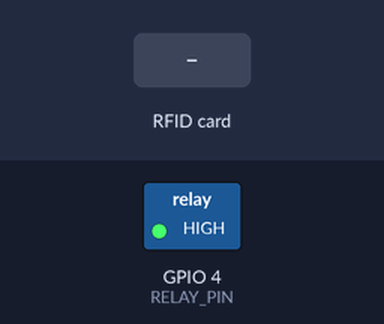
The sketch below on a simulated ESP32. Parts: switched loads named in the sketch (green lamp = pin HIGH). Inputs (shaded band) come from the test bench. What the sketch prints to the serial monitor is not drawn.

Above: at 3.7 s.
3.8 s: RFID card 12 34 56 78 held to the reader
5.4 s: RFID card 5E 7A 19 C4 held to the reader
At 5.65 s:
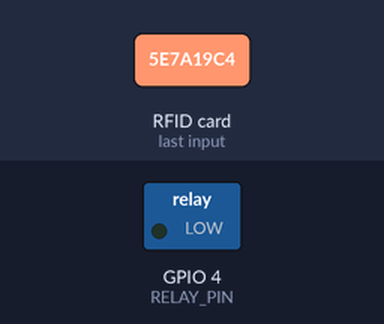
Timing chart, 0 to 10.4 s (numbered marks = the images above; inputs shaded):
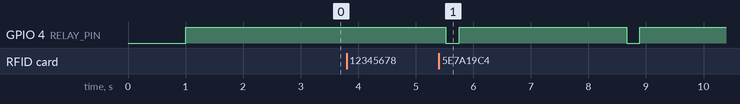

Measured:
- after the input at 3.8 s, every drawn part: stays the same
- by itself, GPIO 4 (RELAY_PIN): alternates HIGH for 2.9 s and LOW for 0.23 s

The sketch:

LaundryMachineAdaFruit.ino
```cpp
#include <WiFi.h>
#include <ArduinoJson.h>
#include <SPI.h>
#include <MFRC522.h>
#include "AdafruitIO_WiFi.h"

// --- ADAFRUIT IO AYARLARI ---
#define IO_USERNAME  "yourusername"
#define IO_KEY       "yourkey"

// WiFi Bilgileri
const char* SSID = "fase";
const char* PASSWORD = "12345678";

// Adafruit IO Bağlantısı
AdafruitIO_WiFi io(IO_USERNAME, IO_KEY, SSID, PASSWORD);

// Feed Tanımlama
AdafruitIO_Feed *laundryFeed = io.feed("laundry-machine");

// RFID Pinleri
#define RST_PIN 22
#define SS_PIN 5
#define SCK_PIN 18
#define MOSI_PIN 23
#define MISO_PIN 19

// Röle Pini
#define RELAY_PIN 4

// Zamanlama Sabitleri
const unsigned long CARD_COOLDOWN_MS = 1000;
const unsigned long TRANSACTION_TIMEOUT_MS = 3000;
const unsigned long RELAY_PULSE_MS = 150;
const unsigned long RELAY_PAUSE_MS = 500;
const int COINS_PER_SCAN = 1;

// Global Nesneler
MFRC522 rfid(SS_PIN, RST_PIN);

// Durum Değişkenleri
String currentCard = "";
int totalCoins = 0;
unsigned long lastScanTime = 0;
unsigned long transactionStartTime = 0;
bool transactionInProgress = false;
bool relayActive = false;
unsigned long relayStartTime = 0;
int relayPulsesRemaining = 0;
unsigned long relayPauseTime = 0;

// Fonksiyon Protokolleri
void connectWiFi();
String readCardOnce();
void activateRelay();
void updateRelay();
void processTransaction();
void sendToAdafruitIO(String cardId, int coins);

void setup() {
  Serial.begin(115200);
  delay(1000);

  Serial.println("\n=== SADECE ADAFRUIT IO SISTEMI ===");

  pinMode(RELAY_PIN, OUTPUT);
  digitalWrite(RELAY_PIN, HIGH); // Röle Kapalı (Active-Low)

  SPI.begin(SCK_PIN, MISO_PIN, MOSI_PIN, SS_PIN);
  rfid.PCD_Init();

  // WiFi ve Adafruit IO Bağlantısı
  Serial.print("Adafruit IO'ya bağlanılıyor...");
  io.connect();

  while(io.status() < AIO_CONNECTED) {
    Serial.print(".");
    delay(500);
  }
  Serial.println("\n" + String(io.statusText()));
  Serial.println("Sistem hazır. Kart okutun.");
}

void loop() {
  // Bağlantıyı canlı tut
  io.run();

  unsigned long now = millis();
  updateRelay();

  // Kart Okuma İşlemi
  String card = readCardOnce();

  if (card.length() > 0) {
    // Yeni bir kart mı yoksa mevcut işlem devam mı ediyor?
    if (!transactionInProgress || card != currentCard) {
      if (transactionInProgress && totalCoins > 0) {
        processTransaction();
      }
      currentCard = card;
      totalCoins = 0;
      transactionInProgress = true;
      transactionStartTime = now;
      Serial.println("\n--- YENİ İŞLEM BAŞLADI ---");
      Serial.println("Kart ID: " + card);
    }

    // Tarama cooldown kontrolü
    if (now - lastScanTime >= CARD_COOLDOWN_MS) {
      totalCoins += COINS_PER_SCAN;
      lastScanTime = now;
      transactionStartTime = now; // Zaman aşımını sıfırla
      Serial.println("Jeton: " + String(totalCoins));
    }
  }

  // 3 saniye boyunca yeni tarama olmazsa işlemi bitir ve gönder
  if (transactionInProgress && (now - transactionStartTime >= TRANSACTION_TIMEOUT_MS)) {
    processTransaction();
  }
}

// İşlemi sonlandıran ve Adafruit'e gönderen fonksiyon
void processTransaction() {
  if (!transactionInProgress || totalCoins == 0) return;

  Serial.println("\n--- İŞLEM TAMAMLANDI ---");
  Serial.println("Kart: " + currentCard);
  Serial.println("Toplam Jeton: " + String(totalCoins));

  // Adafruit IO'ya veriyi gönder
  sendToAdafruitIO(currentCard, totalCoins);

  // Otomatı çalıştır (Röle darbesi)
  relayPulsesRemaining = totalCoins;
  activateRelay();

  // Durumu sıfırla
  transactionInProgress = false;
  currentCard = "";
  totalCoins = 0;
}

// Adafruit IO'ya JSON gönderimi
void sendToAdafruitIO(String cardId, int coins) {
  StaticJsonDocument<128> doc;
  doc["card_id"] = cardId;
  doc["coins"] = coins;

  String jsonString;
  serializeJson(doc, jsonString);

  Serial.print("Adafruit IO'ya Gönderiliyor: ");
  Serial.println(jsonString);

  laundryFeed->save(coins);
}

// RFID Okuma
String readCardOnce() {
  if (!rfid.PICC_IsNewCardPresent() || !rfid.PICC_ReadCardSerial()) return "";
  String cardId = "";
  for (byte i = 0; i < rfid.uid.size; i++) {
    if (rfid.uid.uidByte[i] < 0x10) cardId += "0";
    cardId += String(rfid.uid.uidByte[i], HEX);
  }
  cardId.toUpperCase();
  rfid.PICC_HaltA();
  rfid.PCD_StopCrypto1();
  return cardId;
}

// Röle Kontrolü
void activateRelay() {
  if (relayActive) return;
  digitalWrite(RELAY_PIN, LOW); // Aktif
  relayActive = true;
  relayStartTime = millis();
}

void updateRelay() {
  unsigned long now = millis();
  if (relayActive) {
    if (now - relayStartTime >= RELAY_PULSE_MS) {
      digitalWrite(RELAY_PIN, HIGH); // Pasif
      relayActive = false;
      relayPulsesRemaining--;
      if (relayPulsesRemaining > 0) relayPauseTime = now;
    }
  } else if (relayPulsesRemaining > 0) {
    if (now - relayPauseTime >= RELAY_PAUSE_MS) activateRelay();
  }
}
```
